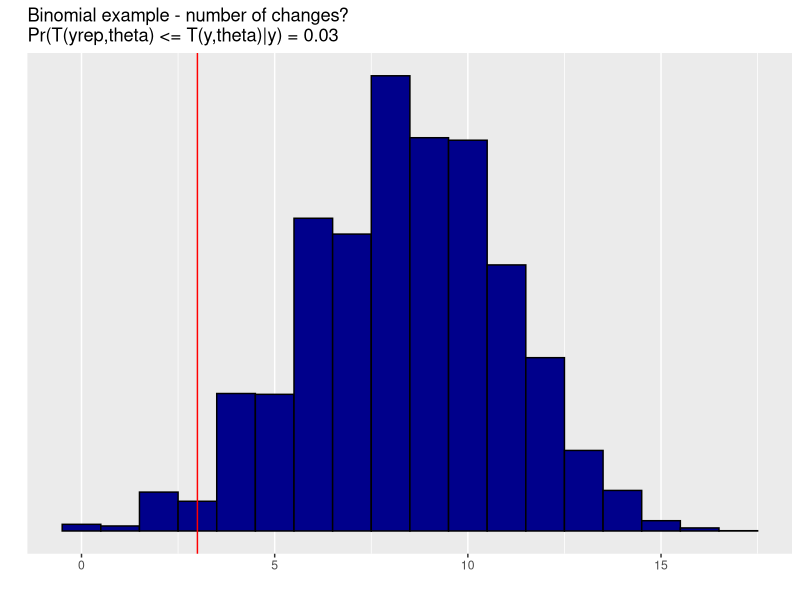

Generate this figure with R:
#' ---
#' title: "Bayesian data analysis demo 6.2"
#' author: "Aki Vehtari, Markus Paasiniemi"
#' date: "`r format(Sys.Date())`"
#' ---

#' ## Posterior predictive checking demo
#' 
#' Checking the assumption of independence in binomial trials  (BDA3 p. 147)
#' 

#' ggplot2 is used for plotting, tidyr for manipulating data frames
#+ setup, message=FALSE, error=FALSE, warning=FALSE
library(ggplot2)
library(tidyr)

#' Data
y <- c(1, 1, 0, 0, 0, 0, 0, 1, 1, 1, 1, 1, 0, 0, 0, 0, 0, 0, 0, 0)
#' Compute test statistic for the data.
#' Test statistic is the number of switches from 0 to 1 or from 1 to 0.
Ty <- sum(diff(y) != 0) + 0.0

#' Sufficient statistics
n <- length(y)
s <- sum(y)

#' Compute test statistic for the replicate data.
rb <- function(s, n) {
  p <- rbeta(1, s+1, n-s+1)
  yr <- rbinom(n, 1, p)
  sum(diff(yr) != 0) + 0.0
}
Tyr <- data.frame(x = replicate(10000, rb(s, n)))
#' Compute posterior predictive p-value
mean(Tyr<=Ty)

#' Plot test statistics for the data and replicates.
#' Vertical line corresponds to the original data, and
#' the histogram to the replicate data.
title1 <- 'Binomial example - number of changes?
Pr(T(yrep,theta) <= T(y,theta)|y) = 0.03'
ggplot(data = Tyr) +
  geom_histogram(aes(x = x), fill = 'darkblue',
                 color = 'black', binwidth = 1) +
  geom_vline(aes(xintercept = x), data = data.frame(x = Ty),
             color = 'red') +
  labs(x = '', y = '', title = title1) +
  scale_y_continuous(breaks=NULL)

